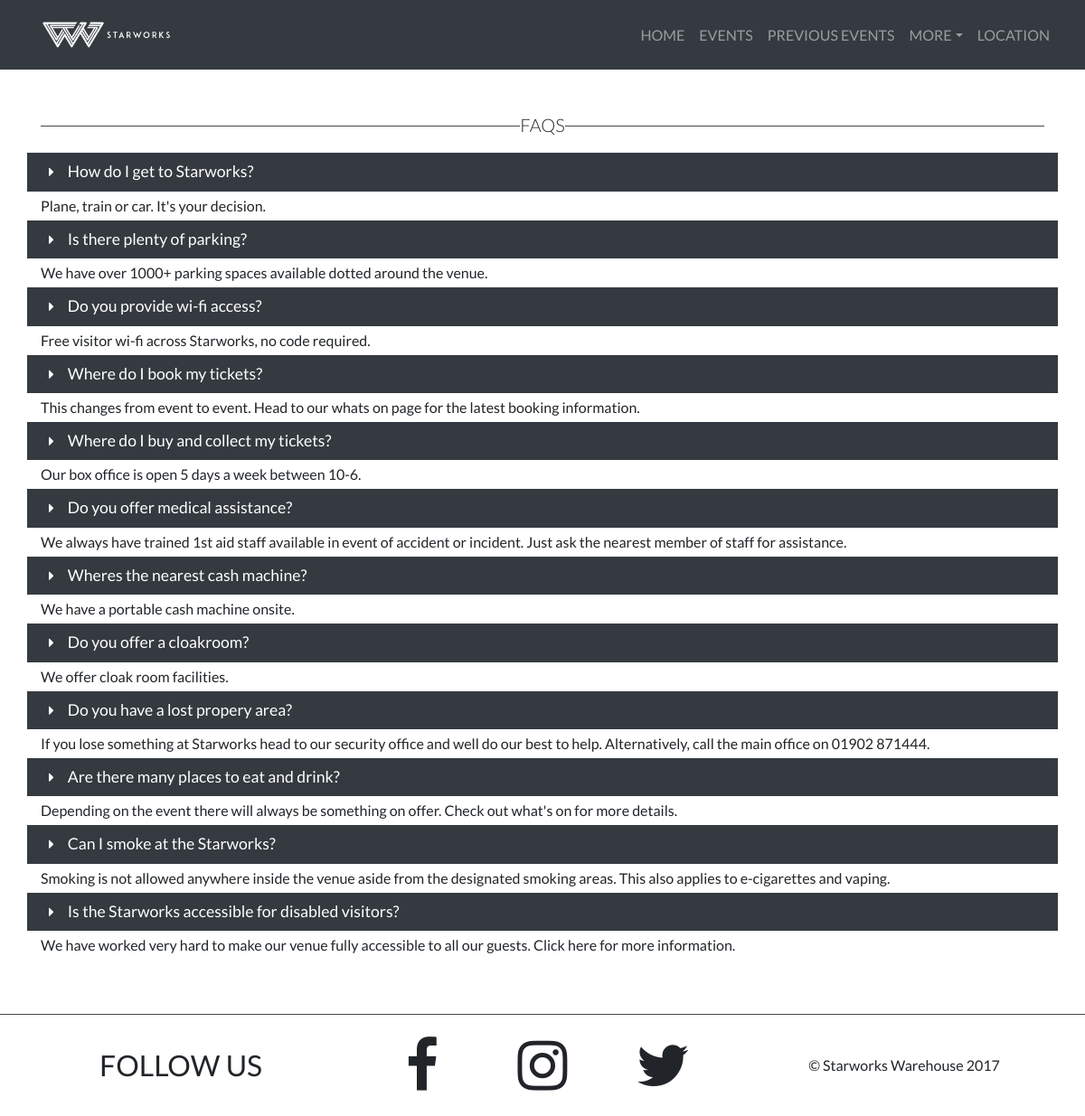
Page /Pages/faqs.php on the committed database.
### tables this page shows
CREATE TABLE `faq` (
  `id` int(11) NOT NULL,
  `question` varchar(255) NOT NULL,
  `answer` varchar(255) NOT NULL
);

### Include/functions.php (the view, shortened to what this page needs)
<?php
    include_once 'connect.php';
    function getFaqs() {
        global $connect;
        $result = mysqli_query($connect, "SELECT question, answer FROM faq");
        if (mysqli_num_rows($result) > 0) {
            while ($row = mysqli_fetch_array($result)) {
                createFaq($row['question'], $row['answer']);
            }
        }
    }
    function createFaq($question, $answer){
        echo "<div class='row mb-1'>";
        echo "<div class='col-12 bg-dark text-white py-2 px-4 mb-1 faqQuestion'><i class='fa fa-caret-right'></i><span class='faqExt'></span><span class='faqInt'>$question</span></div>";
        echo "<div class='col-12 text-justify collapsibleItem'><p class='m-0'>$answer</p></div>";
        echo "</div>";
    }
?>

### Pages/faqs.php (shortened to what this page needs)
<?php
    include_once '../Include/functions.php';
?>
<!DOCTYPE html>
<html>
    <head>
        <link href="../CSS/bootstrap.min.css" rel="stylesheet">
        <link href="../CSS/font-awesome.min.css" rel="stylesheet">
        <link href="../CSS/style.css" rel="stylesheet">
    </head>
    <body>
        <section id="about" class="pt-3">
            <div class="container">
                <p id="line" class="lead">Faqs</p>
                <?php getFaqs(); ?>
            </div>
        </section>
    </body>
</html>

### CSS/style.css (style rules this page uses)
*:not(.fa) { font-family: 'Lato', sans-serif !important; }
.background-black { background-color: #000 !important; }
.navbar-nav, .dropdown-item { cursor: pointer; }
#nav-alt { background-color: #343a40 !important; }
.navbar { background-color: transparent !important; transition: 0.2s linear; -o-transition: 0.2s linear; -ms-transition: 0.2s linear; -moz-transition: 0.2s linear; -webkit-transition: 0.15s linear; }
.dropdown-toggle:after { transition: 0.2s linear; -o-transition: 0.2s linear; -ms-transition: 0.2s linear; -moz-transition: 0.2s linear; -webkit-transition: 0.2s linear; }
#footer { min-width: 250px; border-top: 1px solid #444; }
.social i { color: #212529 !important; transition: 0.3s linear; -o-transition: 0.3s linear; -ms-transition: 0.3s linear; -moz-transition: 0.3s linear; -webkit-transition: 0.3s linear; }
#footerText { line-height: 64px; text-transform: uppercase; }
.copyright { line-height: 64px; }
#line { text-transform: uppercase; position: relative; z-index: 1; overflow: hidden; text-align: center; margin-top: 30px; }
#line:before, #line:after { position: absolute; top: 51%; overflow: hidden; width: 50%; height: 1px; content: ""; background-color: #444; }
#line:before { margin-left: -50%; text-align: right; }
.faqInt { font-size: 110%; }
#about, #history { padding-bottom: 5%; }

### rows in the picture
faq: question "How do I get to Starworks?", answer "Plane, train or car. It's your decision."
faq: question "Is there plenty of parking?", answer "We have over 1000+ parking spaces available dotted around the venue."
faq: question "Do you provide wi-fi access?", answer "Free visitor wi-fi across Starworks, no code required."
faq: question "Where do I book my tickets?", answer "This changes from event to event. Head to our whats on page for the latest booking information."
faq: question "Where do I buy and collect my tickets?", answer "Our box office is open 5 days a week between 10-6."
faq: question "Do you offer medical assistance?", answer "We always have trained 1st aid staff available in event of accident or incident. Just ask the nearest member of staff for assistance."
faq: question "Wheres the nearest cash machine?", answer "We have a portable cash machine onsite."
faq: question "Do you offer a cloakroom?", answer "We offer cloak room facilities."
faq: question "Do you have a lost propery area?", answer "If you lose something at Starworks head to our security office and well do our best to help. Alternatively, call the main office on 01902 871444."
faq: question "Are there many places to eat and drink?", answer "Depending on the event there will always be something on offer. Check out what's on for more details."
faq: question "Can I smoke at the Starworks?", answer "Smoking is not allowed anywhere inside the venue aside from the designated smoking areas. This also applies to e-cigarettes and vaping."
faq: question "Is the Starworks accessible for disabled visitors?", answer "We have worked very hard to make our venue fully accessible to all our guests. Click here for more information."
